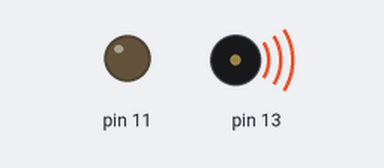
Bench run of a sketch on a simulated Arduino Uno, built with avr-gcc and run on an emulated ATmega328P. Parts: output pins drawn as LEDs (lit = HIGH), buzzer (waves = sounding).

Above: at 0.1 s.
Timing chart, 0 to 1.6 s (numbered marks = the images above):
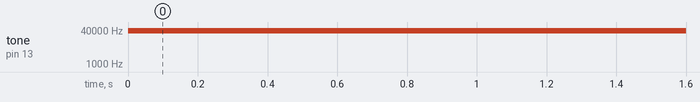

Measured:
- by itself, tone on pin 13: silent → 36000 Hz at 0.00 s

The sketch:

Silnik.ino
```cpp
/*
Program do sterowania silnikiem za pomicą tranzystora
Autor: R.A.S.
30.01.2015
*/

void setup()
{
 pinMode(11, OUTPUT);
 pinMode(13, OUTPUT);
}

void loop()
{
 //analogWrite(11, i);
 tone(13, 36000);
}
```
